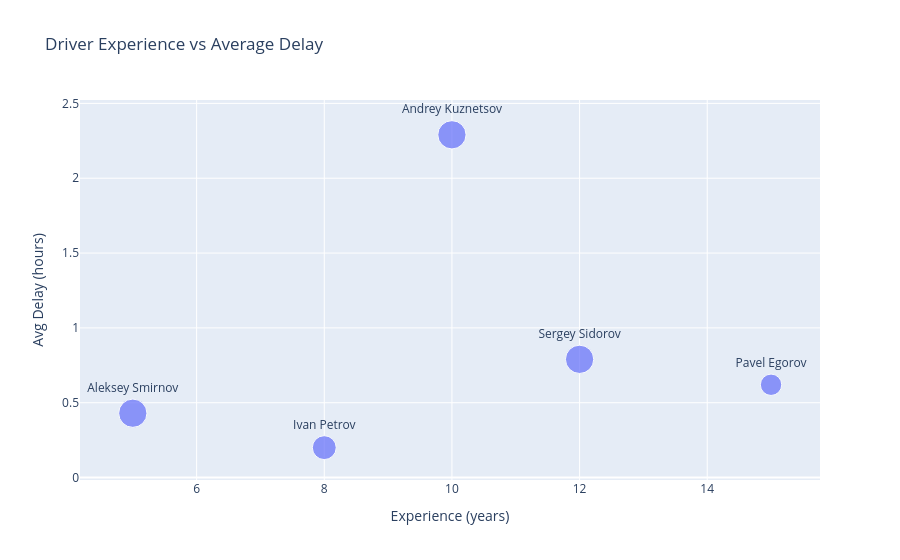

The notebook cell saved with this chart:
### Code cell
# Delay by driver experience
driver_delay = df.groupby(['driver_id', 'name', 'experience_years']).agg(
    avg_delay_hours=('delay_hours', 'mean'),
    total_deliveries=('delivery_id', 'count'),
    on_time_pct=('delay_hours', lambda x: (x == 0).mean() * 100)
).reset_index().round(2)

print("=== Driver KPI ===")
driver_delay_sorted = driver_delay.sort_values('avg_delay_hours')
print(driver_delay_sorted.to_string(index=False))

# Scatter: experience vs delay
fig = px.scatter(driver_delay, x='experience_years', y='avg_delay_hours',
                 size='total_deliveries', text='name',
                 title='Driver Experience vs Average Delay',
                 labels={'experience_years': 'Experience (years)', 'avg_delay_hours': 'Avg Delay (hours)'})
fig.update_traces(textposition='top center')
fig.show()

### Figure 1 — Plotly figure (JSON) as saved in the notebook; plotly's stock layout.template omitted (floating-point values rounded to 4 significant figures)
{"data": [{"hovertemplate": "Experience (years)=%{x}<br>Avg Delay (hours)=%{y}<br>total_deliveries=%{marker.size}<br>name=%{text}<extra></extra>", "legendgroup": "", "marker": {"color": "#636efa", "size": [5, 7, 7, 4, 7], "sizemode": "area", "sizeref": 0.0175, "symbol": "circle"}, "mode": "markers+text", "name": "", "orientation": "v", "showlegend": false, "text": ["Ivan Petrov", "Sergey Sidorov", "Aleksey Smirnov", "Pavel Egorov", "Andrey Kuznetsov"], "textposition": "top center", "type": "scatter", "x": [8, 12, 5, 15, 10], "xaxis": "x", "y": [0.2, 0.79, 0.43, 0.62, 2.29], "yaxis": "y"}], "layout": {"autosize": true, "legend": {"itemsizing": "constant", "tracegroupgap": 0}, "title": {"text": "Driver Experience vs Average Delay"}, "xaxis": {"anchor": "y", "autorange": true, "domain": [0, 1], "range": [4.185, 15.76], "title": {"text": "Experience (years)"}, "type": "linear"}, "yaxis": {"anchor": "x", "autorange": true, "domain": [0, 1], "range": [-0.1519, 2.68], "title": {"text": "Avg Delay (hours)"}, "type": "linear"}}}
